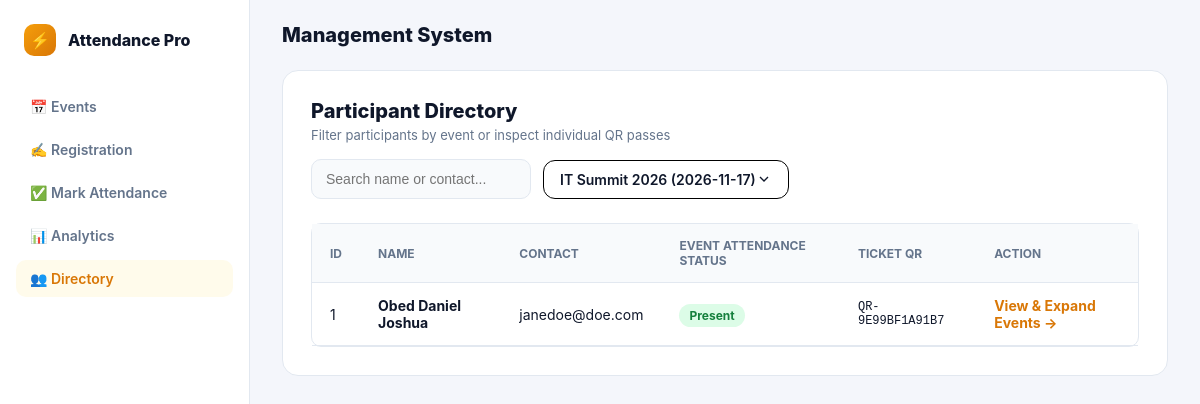
Screenshot of /directory?event_id=1 with the database file from the repository.
### tables this page shows
CREATE TABLE registrations (
    registration_id INTEGER PRIMARY KEY AUTOINCREMENT,
    event_id INTEGER NOT NULL,
    participant_id INTEGER NOT NULL,
    attendance_status TEXT NOT NULL DEFAULT 'Absent' CHECK (attendance_status IN ('Present', 'Absent')),
    qr_code TEXT NOT NULL UNIQUE,
    FOREIGN KEY (event_id) REFERENCES events (event_id) ON DELETE CASCADE,
    FOREIGN KEY (participant_id) REFERENCES participants (participant_id) ON DELETE CASCADE,
    UNIQUE(event_id, participant_id)
);

CREATE TABLE participants (
    participant_id INTEGER PRIMARY KEY AUTOINCREMENT,
    name TEXT NOT NULL,
    contact TEXT NOT NULL UNIQUE,
    user_qr TEXT NOT NULL UNIQUE
);

### app.py (the view, shortened to what this page needs)
@app.route("/directory")
def directory():
    conn = get_db()
    selected_event_id = request.args.get("event_id", type=int)
    events_list = conn.execute("SELECT event_id, title, event_date FROM events ORDER BY event_date ASC").fetchall()
    if selected_event_id:
        participants_list = conn.execute("""
            SELECT p.participant_id, p.name, p.contact, p.user_qr,
                   1 AS events_registered,
                   CASE WHEN r.attendance_status = 'Present' THEN 1 ELSE 0 END AS events_attended,
                   r.attendance_status AS event_status,
                   r.qr_code AS event_qr
            FROM participants p
            JOIN registrations r ON p.participant_id = r.participant_id
            WHERE r.event_id = ?
            ORDER BY p.name ASC
        """, (selected_event_id,)).fetchall()
    conn.close()
    return render_template(
        "user.html",
        participants_list=participants_list,
        events=events_list,
        selected_event_id=selected_event_id,
        active_page="directory"
    )

### app.py (called while the page is built, shortened)
def get_db():
    db_exists = os.path.exists(DB_PATH)
    conn = sqlite3.connect(DB_PATH)
    conn.row_factory = sqlite3.Row
    conn.execute("PRAGMA foreign_keys = ON;")
    return conn

### templates/user.html (shortened to what this page needs)
{% extends "base.html" %}
{% block content %}
<div style="display: flex; justify-content: space-between; align-items: center; flex-wrap: wrap; gap: 16px; margin-bottom: 24px;">
    <div>
        <h2 style="margin: 0; font-size: 20px; font-weight: 800;">Participant Directory</h2>
        <p style="margin: 4px 0 0 0; font-size: 13px; color: var(--text-secondary);">
            Filter participants by event or inspect individual QR passes
        </p>
    </div>
    <div style="display: flex; gap: 12px; align-items: center; flex-wrap: wrap;">
        <input type="text" id="dirSearchInput" placeholder="Search name or contact..." onkeyup="filterDirectoryTable()" style="width: 220px;">
        <form method="GET" action="{{ url_for('directory') }}" id="dirFilterForm" style="min-width: 240px;">
            <div class="custom-dropdown-container">
                <div class="custom-dropdown-trigger">
                    <span class="selected-label">
                        {% set ns = namespace(label='All Events (Global View)') %}
                        {% for ev in events %}
                            {% if selected_event_id == ev.event_id %}
                                {% set ns.label = ev.title ~ ' (' ~ ev.event_date ~ ')' %}
                            {% endif %}
                        {% endfor %}
                        {{ ns.label }}
                    </span>
                    <svg width="16" height="16" viewBox="0 0 24 24" fill="none" stroke="currentColor" stroke-width="2"><polyline points="6 9 12 15 18 9"></polyline></svg>
                </div>
            </div>
        </form>
    </div>
</div>
<table id="directoryTable">
    <thead>
        <tr>
            <th>ID</th>
            <th>Name</th>
            <th>Contact</th>
            {% if selected_event_id %}
                <th>Event Attendance Status</th>
                <th>Ticket QR</th>
            {% else %}
                <th>Registered Events</th>
                <th>Attended</th>
            {% endif %}
            <th>Action</th>
        </tr>
    </thead>
    <tbody>
        {% for p in participants_list %}
        <tr class="dir-row">
            <td>{{ p.participant_id }}</td>
            <td class="search-target" style="font-weight: 700;">{{ p.name }}</td>
            <td class="search-target">{{ p.contact }}</td>
            {% if selected_event_id %}
                <td>
                    <span style="padding: 4px 10px; border-radius: 12px; font-weight: 700; font-size: 12px; {% if p.event_status == 'Present' %}background: #dcfce7; color: #15803d;{% else %}background: #fee2e2; color: #b91c1c;{% endif %}">
                        {{ p.event_status }}
                    </span>
                </td>
                <td style="font-family: monospace; font-size: 12px;">{{ p.event_qr }}</td>
            {% else %}
                <td>{{ p.events_registered }}</td>
                <td>{{ p.events_attended }}</td>
            {% endif %}
            <td>
                <a href="{{ url_for('user_detail', participant_id=p.participant_id) }}" style="color: var(--accent-hover); font-weight: 700; text-decoration: none;">
                    View & Expand Events →
                </a>
            </td>
        </tr>
        {% else %}
        <tr>
            <td colspan="6" style="text-align: center; color: var(--text-secondary); padding: 24px;">
                No participants match this filter.
            </td>
        </tr>
        {% endfor %}
    </tbody>
</table>
{% endblock %}

### templates/base.html (style rules this page uses)
:root { font-family: -apple-system, BlinkMacSystemFont, "Segoe UI", Roboto, sans-serif; --bg-main: #f4f6fb; --panel-bg: #ffffff; --sidebar-bg: #ffffff; --border-color: #e2e8f0; --text-primary: #0f172a; --text-secondary: #64748b; --accent-primary: #f59e0b; --accent-hover: #d97706; --accent-soft: #fffbeb; --indigo-primary: #4f46e5; --danger-color: #ef4444; --radius-lg: 16px; --radius-md: 10px; }
*, *::before, *::after { box-sizing: border-box; }
body { margin: 0; padding: 0; background-color: var(--bg-main); color: var(--text-primary); display: flex; min-height: 100vh; }
.custom-dropdown-container { position: relative; display: inline-block; width: 100%; }
.custom-dropdown-trigger { width: 100%; padding: 10px 16px; background: #ffffff; border: 1px solid #000000; border-radius: 12px; display: flex; align-items: center; justify-content: space-between; font-size: 14px; font-weight: 600; cursor: pointer; user-select: none; transition: background 150ms ease; }
input[type="text"], input[type="password"], input[type="number"] { width: 100%; padding: 11px 14px; font-size: 14px; background: #f8fafc; border: 1px solid var(--border-color); border-radius: var(--radius-md); outline: none; }
table { width: 100%; border-collapse: separate; border-spacing: 0; border: 1px solid var(--border-color); border-radius: var(--radius-md); }
th, td { padding: 14px 18px; border-bottom: 1px solid var(--border-color); text-align: left; font-size: 14px; }
th { background: #f8fafc; font-size: 12px; text-transform: uppercase; color: var(--text-secondary); }

### rows the page displays
registrations: participant_id "1", name "Obed Daniel Joshua", contact "janedoe@doe.com", event_status "Present", event_qr "QR-9E99BF1A91B7"

### other values shown
{{ ns.label }} "IT Summit 2026 (2026-11-17)"
